Frame 1 (no input): blank canvas, image omitted
Frame 60 (no input): blank canvas, image omitted
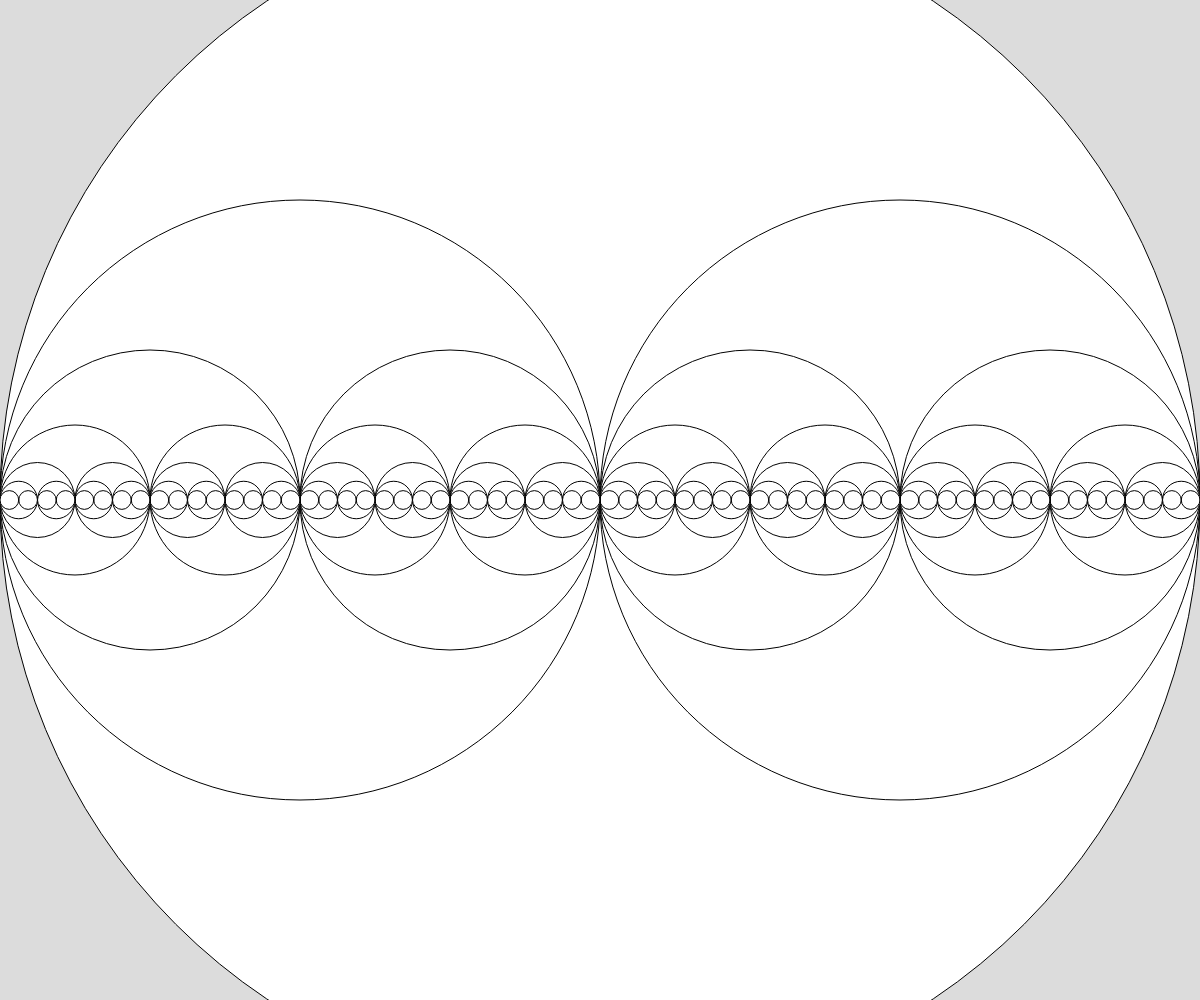
Frame 120 (the mouse pressed at the canvas centre since frame 60)

The p5.js sketch whose frames 1 and 60 were blank and that drew this single picture after the mouse press (run headless with seeded random() and noise() and a simulated clock; from frame 60 on, the mouse is pressed at the canvas centre):

// p5.js sketch
// ── sketch.js
// Fractal Circles
function setup() {
  createCanvas(windowWidth, windowHeight);
}

function draw() {
  background(220);
  recursiveCircle(width / 2, height / 2, mouseX);
}

function recursiveCircle(x, y, r) {
  circle(x, y, r * 2);
  
  // escape clause
  if (r > 15) {
    recursiveCircle(x + r / 2, y, r / 2);
    recursiveCircle(x - r / 2, y, r / 2);
  }
}
